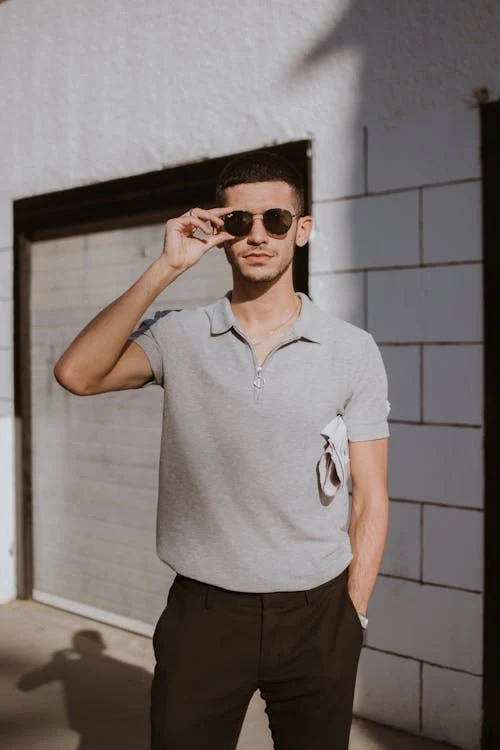
#> input picture jupyter_notebook/men.webp, 500 x 750 px
$ jupyter execute Untitled.ipynb   (older library calls are emulated)
#> lines starting #> are read from the running program, lines starting #| are printed output that depends on the picture
# Reading and Displying Image

[cell 1]
import cv2
import matplotlib.pyplot as plt
import numpy as np
img=cv2.imread("men.webp")
#> img is the input picture: shape (750, 500, 3); mean B, G, R 112.2, 115, 124.3
new_img=cv2.cvtColor(img,cv2.COLOR_BGR2RGB)
plt.imshow(new_img)
plt.axis('Off')

[cell 2]
new_img.shape
#> Out = (750, 500, 3)

# Applying Kernal to an Image(2D Filtering)

[cell 3]
# k1=np.array([[0,0,0],[0,8,0],[0,0,0]])
k1=np.array([[-1,-1,-1],[-1,8,-1],[-1,-1,-1]])
fitered_img=cv2.filter2D(new_img,-1,k1)
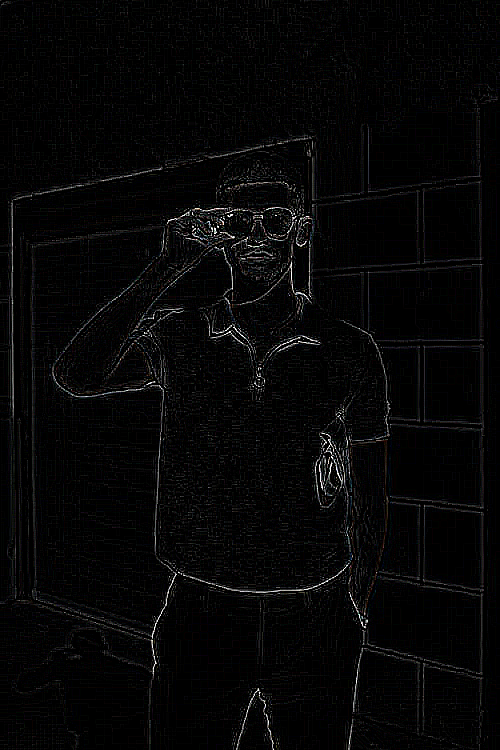
#> fitered_img: shape (750, 500, 3); mean R, G, B 6.3, 6.2, 6.4
plt.imshow(fitered_img)

# Blur Image

[cell 4]
blur_img=cv2.blur(new_img,(10,10))
plt.imshow(blur_img)

# layout (subplot)

[cell 5]
import cv2
import matplotlib.pyplot as plt
import numpy as np

plt.figure(figsize=(10,10))
img=cv2.imread("men.webp")
new_img=cv2.cvtColor(img,cv2.COLOR_BGR2RGB)
plt.subplot(1,3,1)
plt.imshow(new_img)
plt.axis('Off')

k1=np.array([[-1,-1,-1],[-1,8,-1],[-1,-1,-1]])
fitered_img=cv2.filter2D(new_img,-1,k1)
plt.subplot(1,3,2)
plt.imshow(fitered_img)

blur_img=cv2.blur(new_img,(10,10))
plt.subplot(1,3,3)
plt.imshow(blur_img)

# Box Blur, Gaussian Blur and Median Blur

[cell 6]
import cv2
import matplotlib.pyplot as plt
import numpy as np

plt.figure(figsize=(20,10))
# img=cv2.imread("nose.jpeg")
img=cv2.imread("men.webp")
new_img=cv2.cvtColor(img,cv2.COLOR_BGR2RGB)
box_blurred=cv2.blur(new_img,(10,10))
gaussian_blurred=cv2.GaussianBlur(new_img,(5,5),0)
median_blurred=cv2.medianBlur(new_img,3)


plt.subplot(1,4,1),plt.imshow(new_img),plt.title("Original Image"),plt.axis('Off')
plt.subplot(1,4,2),plt.imshow(box_blurred),plt.title("Blur Image"),plt.axis('Off')
plt.subplot(1,4,3),plt.imshow(gaussian_blurred),plt.title("Gaussian Blur Image"),plt.axis('Off')
plt.subplot(1,4,4),plt.imshow(median_blurred),plt.title("Median Blur Image"),plt.axis('Off')
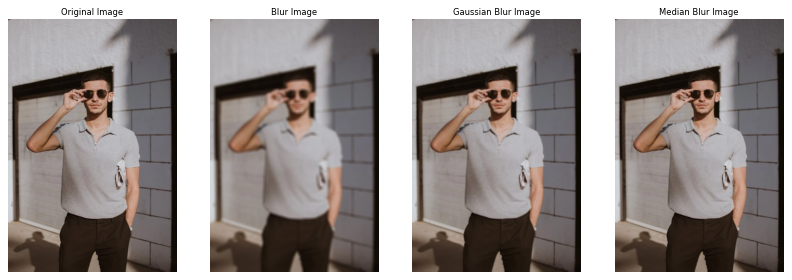
#> figure drawn by matplotlib, 4 panels

# Blur Using Kernal

[cell 7]
import cv2
import matplotlib.pyplot as plt
import numpy as np

img=cv2.imread("nose.jpeg")
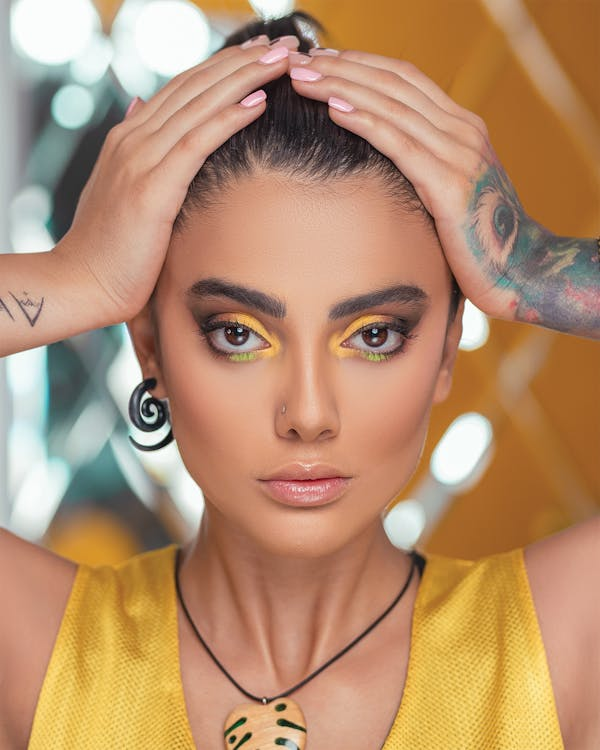
#> input picture jupyter_notebook/nose.jpeg, 600 x 750 px
#> img is the input picture: shape (750, 600, 3); mean B, G, R 109.4, 142.8, 182.8
new_img=cv2.cvtColor(img,cv2.COLOR_BGR2RGB)
#> new_img: shape (750, 600, 3)
k1=np.ones((8,8))/64
k2=np.zeros((10,10))/100
print(k1)
print(k2)
blurred_img=cv2.filter2D(new_img,-1,k1)
blurred_img1=cv2.filter2D(new_img,-1,k2)
#> blurred_img1: shape (750, 600, 3); every value is 0
plt.subplot(1,2,1),plt.imshow(blurred_img),plt.title("blur Image"),plt.axis('Off')
plt.subplot(1,2,2),plt.imshow(blurred_img1),plt.title("blur Image"),plt.axis('Off')

# Sharpening (Border)

[cell 8]
import cv2
import matplotlib.pyplot as plt
import numpy as np

img=cv2.imread("nose.jpeg")
new_img=cv2.cvtColor(img,cv2.COLOR_BGR2RGB)

k1=np.array([[-1,-1,-1],[-1,9,-1],[-1,-1,-1]])
k2=np.array([[1,1,1],[1,-7,1],[1,1,1]])

img1=cv2.filter2D(new_img,-1,k1)
img2=cv2.filter2D(new_img,-1,k2)

plt.subplot(1,2,1),plt.imshow(img1),plt.axis('Off')
plt.subplot(1,2,2),plt.imshow(img2),plt.axis('Off')

# Embossing (Shadow)

[cell 9]
import cv2
import matplotlib.pyplot as plt
import numpy as np

img=cv2.imread("nose.jpeg")
new_img=cv2.cvtColor(img,cv2.COLOR_BGR2RGB)

k1=np.array([[0,-1,-1],[1,0,-1],[1,1,0]])
k2=np.array([[-1,-1,0],[-1,0,1],[0,1,1]])
k3=np.array([[0,0,1],[0,0,0],[-1,0,0]])
k4=np.array([[1,0,0],[0,0,0],[0,0,-1]])

img1=cv2.filter2D(new_img,-1,k1)+128
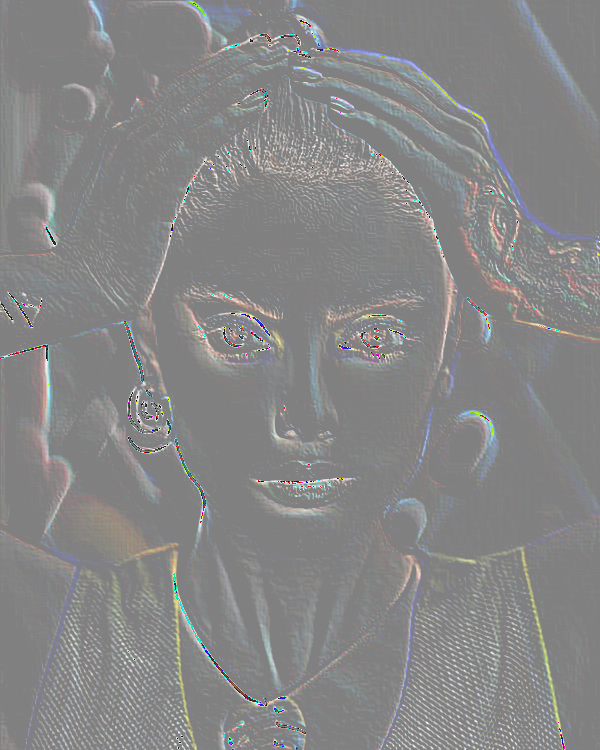
#> img1: shape (750, 600, 3); mean R, G, B 134.6, 134.6, 134.7
img2=cv2.filter2D(new_img,-1,k2)+128
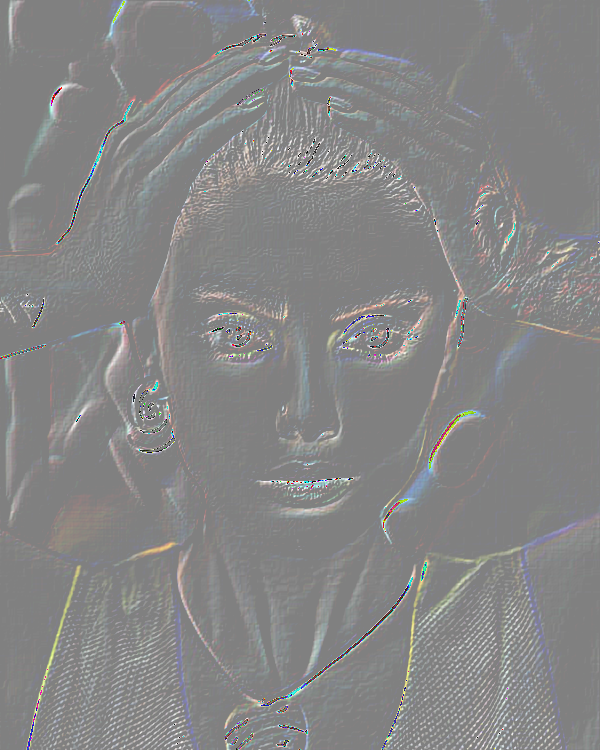
#> img2: shape (750, 600, 3); mean R, G, B 134.3, 134.3, 134.3
img3=cv2.filter2D(new_img,-1,k3)+128
img4=cv2.filter2D(new_img,-1,k4)+128

plt.subplot(1,4,1),plt.imshow(img1),plt.title("South East"),plt.axis('Off')
plt.subplot(1,4,2),plt.imshow(img2),plt.title("South West"),plt.axis('Off')
plt.subplot(1,4,3),plt.imshow(img3),plt.title("North East"),plt.axis('Off')
plt.subplot(1,4,4),plt.imshow(img4),plt.title("North West"),plt.axis('Off')

# Sobel (Edges Detection)

[cell 10]
import matplotlib.pyplot as plt
import cv2
import numpy as np

img=cv2.imread("nose.jpeg")
# new_img=cv2.cvtColor(img,cv2.COLOR_BGR2RGB)
new_img=cv2.cvtColor(img,cv2.COLOR_BGR2GRAY)
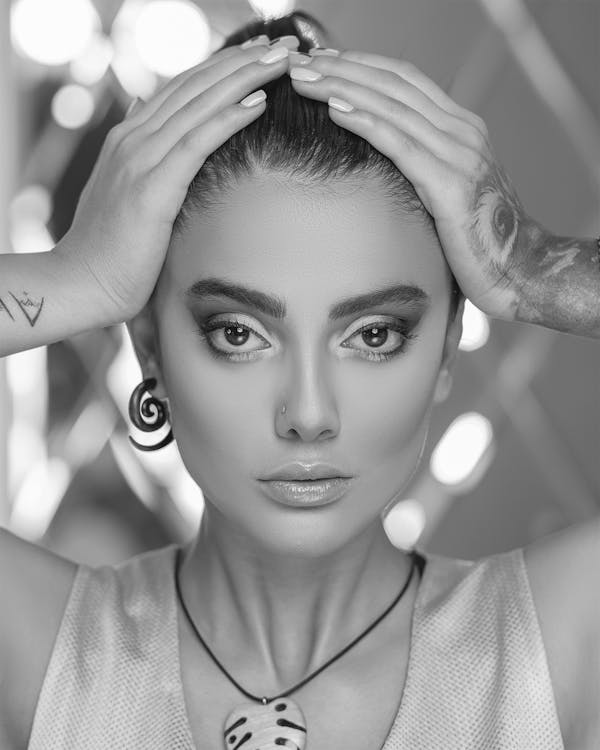
#> new_img: shape (750, 600); min 2, max 255, mean 151
plt.subplot(1,3,1)
plt.imshow(new_img,cmap="gray")
plt.title("Original Image")
plt.axis("off")

sobelx=cv2.Sobel(new_img,cv2.CV_64F,1,0,5)
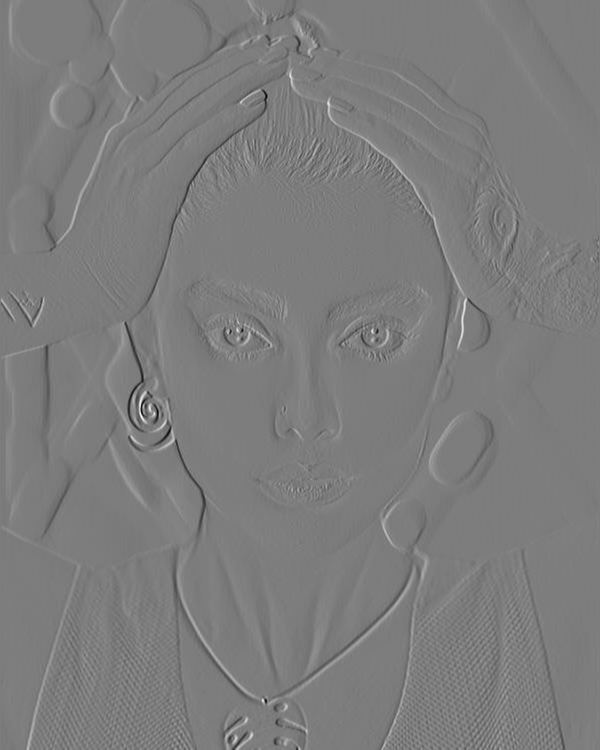
#> sobelx: shape (750, 600) float64; min -717, max 745, mean -0.6; drawn with min black and max white
plt.subplot(1,3,2)
plt.imshow(sobelx,cmap="gray")
plt.title("Horizontal Edges ")
plt.axis("off")

sobely=cv2.Sobel(new_img,cv2.CV_64F,0,1,5)
plt.subplot(1,3,3)
plt.imshow(sobely,cmap="gray")
plt.title("vertical Edges ")
plt.axis("off")

# Laplacian and Canny

[cell 11]
import matplotlib.pyplot as plt
import cv2
import numpy as np

img=cv2.imread("nose.jpeg")
new_img=cv2.cvtColor(img,cv2.COLOR_BGR2RGB)
plt.subplot(1,3,1)
plt.imshow(new_img,cmap="gray")
plt.title("Original Image")
plt.axis("off")

laplacian_img=cv2.Laplacian(new_img,cv2.CV_64F)
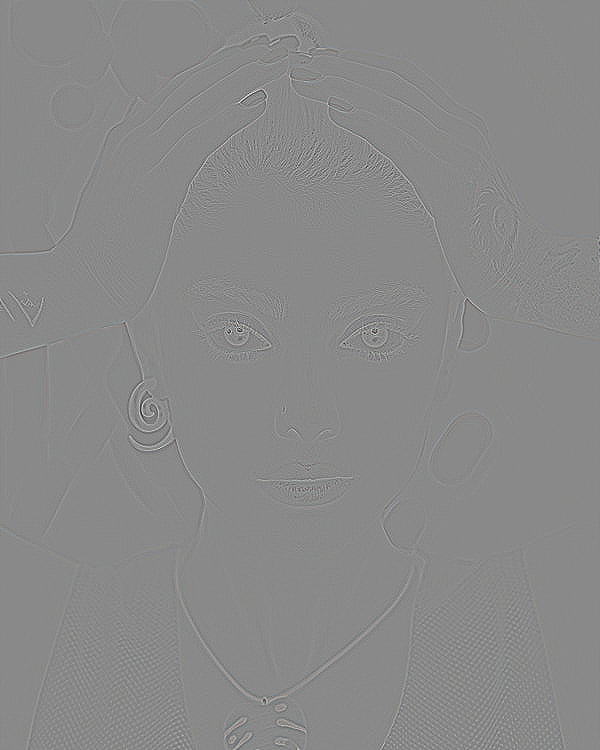
#> laplacian_img: shape (750, 600, 3) float64; mean R, G, B 0, 0, 0; drawn with min black and max white
plt.subplot(1,3,2)
plt.imshow(laplacian_img)
plt.title("Laplacian Edges ")
plt.axis("off")

canny_img=cv2.Canny(new_img,50,150)
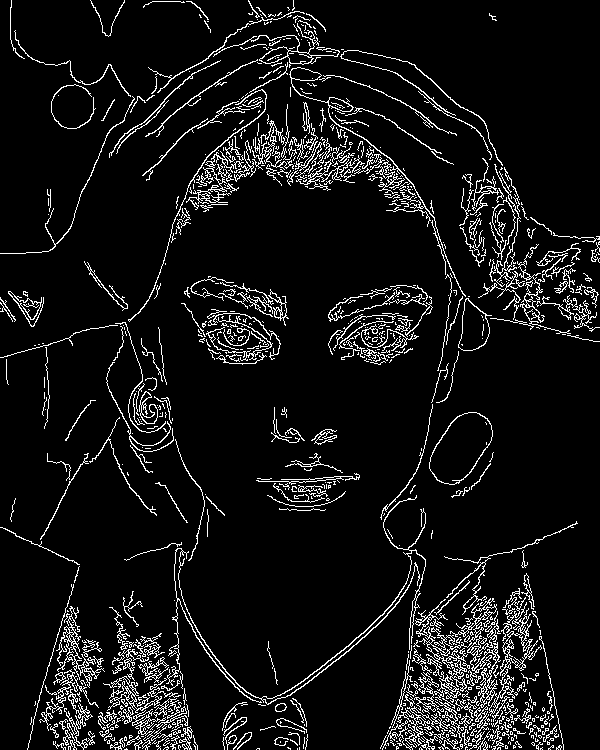
#> canny_img: shape (750, 600); 7.8% white in thin lines or dots
plt.subplot(1,3,3)
plt.imshow(canny_img,cmap="gray")
plt.title("Canny Edges ")
plt.axis("off")
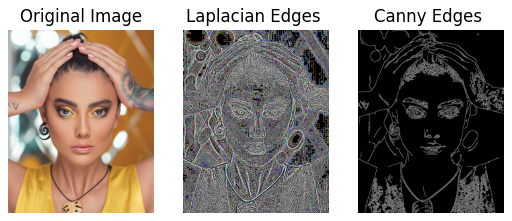
#> figure drawn by matplotlib, 3 panels
